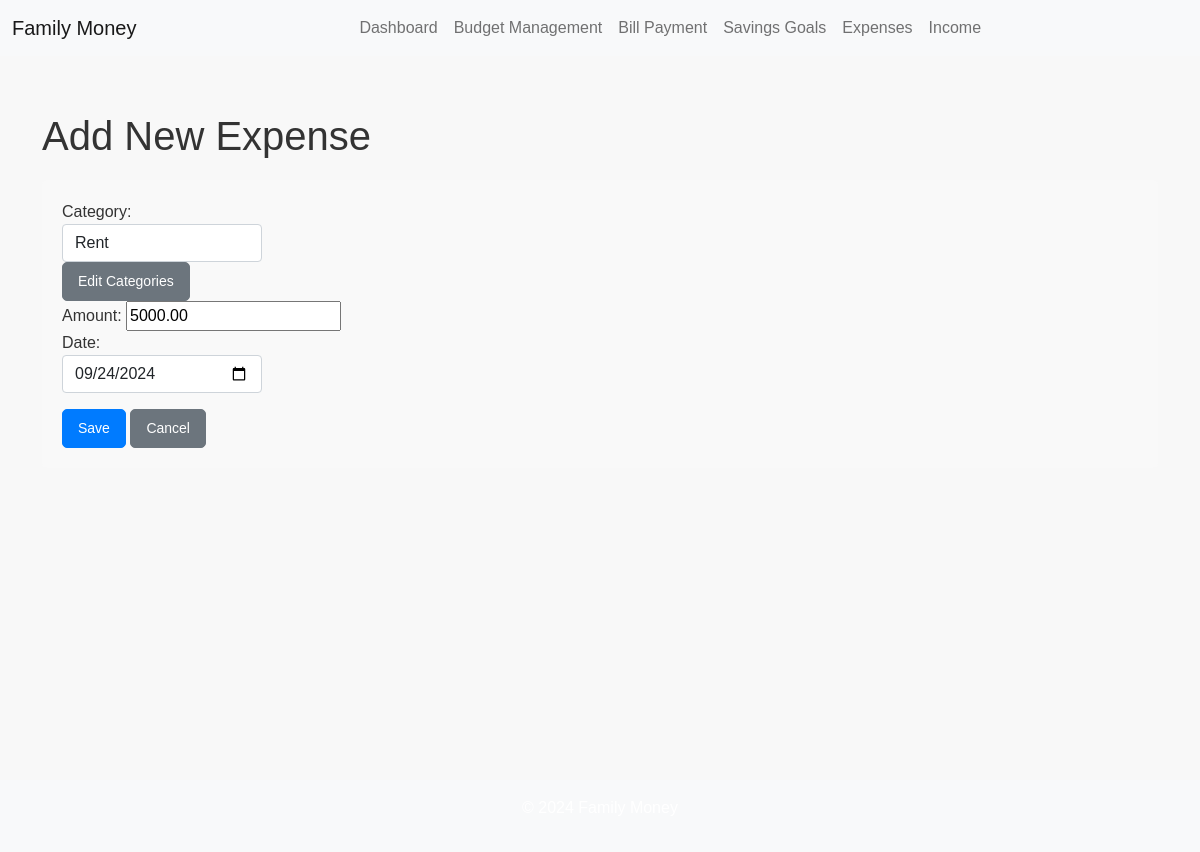
The page /financials/expenses/1/edit/ on the database its author committed.
### financials/models.py (models this page shows, shortened)
class Expense(models.Model):
    category = models.ForeignKey(Category, on_delete=models.CASCADE)
    amount = models.DecimalField(max_digits=10, decimal_places=2)
    date = models.DateField()

### financials/views.py (the view)
# urls.py: path('expenses/<int:pk>/edit/', ExpenseUpdateView.as_view(), name='expense_edit'),
class ExpenseUpdateView(UpdateView):
    model = Expense
    form_class = ExpenseForm
    template_name = 'financials/expense_form.html'
    success_url = reverse_lazy('financials:expense_list')
    def get_queryset(self):
        return Expense.objects.all()

### financials/forms.py
class ExpenseForm(forms.ModelForm):
    class Meta:
        model = Expense
        fields = ['category', 'amount', 'date']
        widgets = {
            'date': forms.DateInput(attrs={'type': 'date', 'class': 'form-control short-input'}),
        }
    def __init__(self, *args, **kwargs):
        super().__init__(*args, **kwargs)
        print("Expense form initialized")  # Debugging line
        self.fields['category'].queryset = Category.objects.all()
        self.fields['category'].widget.attrs.update({'class': 'form-control short-input'})

### financials/models.py (called while the page is built)
    def __str__(self):
        return self.name

### financials/templates/financials/expense_form.html (shortened to what this page needs)
{% extends 'base.html' %} {% load crispy_forms_tags %}
{% block content %}
<h1>Add New Expense</h1>
<form method="POST" class="mb-3">
  <div class="form-group">
    {{ form.category.label_tag }} {{ form.category }}
    <a
      href="{% url 'financials:category_list' %}"
      class="btn btn-secondary btn-sm ml-3"
    >
      Edit Categories
    </a>
  </div>
  <div class="form-group">{{ form.amount.label_tag }} {{ form.amount }}</div>
  <div class="form-group">{{ form.date.label_tag }} {{ form.date }}</div>
  <button type="submit" class="btn btn-primary mt-3">Save</button>
  <a href="{% url 'financials:expense_list' %}" class="btn btn-secondary mt-3"
    >Cancel</a
  >
</form>
{% endblock %}

### static/css/styles.css (style rules this page uses)
body { font-family: Arial, sans-serif; background-color: #f8f8f8; color: #333; margin: 0; padding: 0; }
.btn { border-radius: 5px; padding: 8px 15px; font-size: 14px; }

### financials/static/financials/financials.css (style rules this page uses)
form { margin: 20px 0; background-color: #f9f9f9; padding: 20px; border-radius: 5px; }
.btn-primary { background-color: #007bff; border-color: #007bff; }
form input.short-input { width: 200px !important; }
input.short-input, select.short-input { width: 200px !important; }

### rows shown on the page
Expense: category "Rent", amount "5000.00", date "09/24/2024"
